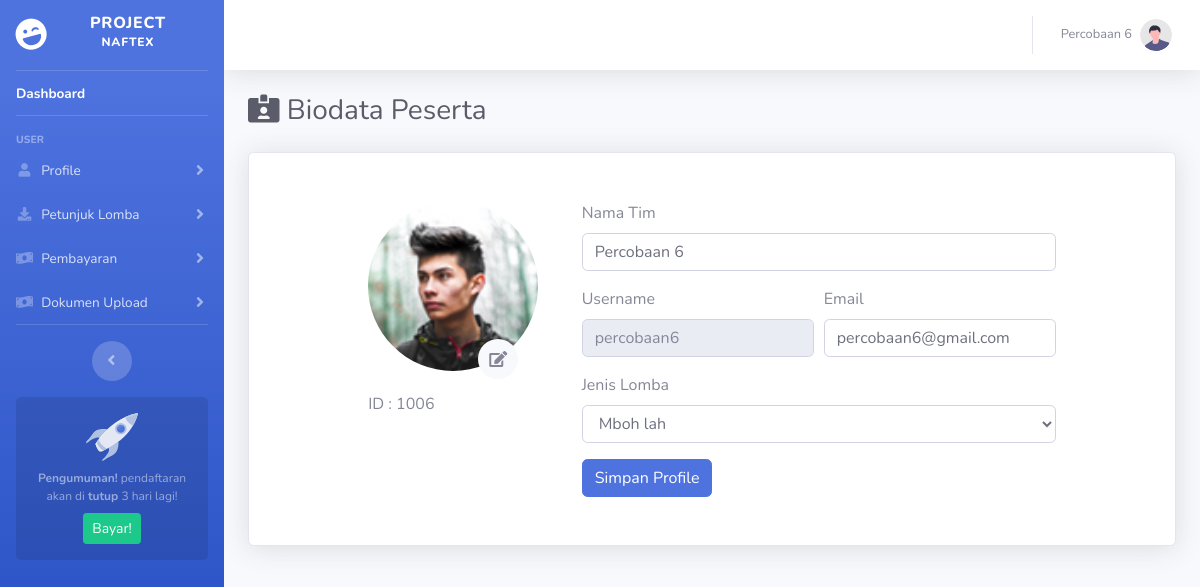
The page /dashboard/bioTim.php (signed in) on the database its author committed.
### tables this page shows
CREATE TABLE `user` (
  `id_user` int(11) NOT NULL,
  `username` varchar(50) NOT NULL,
  `password` varchar(50) NOT NULL,
  `nama` varchar(50) NOT NULL,
  `email` varchar(50) NOT NULL,
  `level` varchar(50) NOT NULL,
  `foto` varchar(50) NOT NULL,
  `id_lomba` int(11) NOT NULL
);

CREATE TABLE `data_lomba` (
  `id_lomba` int(11) NOT NULL,
  `nama` varchar(50) NOT NULL,
  `harga` varchar(50) NOT NULL,
  `deskripsi2` varchar(50) NOT NULL
);

CREATE TABLE `pembayaran_peserta` (
  `username` varchar(50) NOT NULL,
  `status_bayar` varchar(50) NOT NULL,
  `bukti_transfer` varchar(100) NOT NULL,
  `deskripsi2` varchar(50) NOT NULL
);

### dashboard/include/session.php (called while the page is built, shortened)
<?php
	if (isset($_SESSION['id_user'])) {
		$id_user = $_SESSION['id_user'];
		$query_n = mysqli_query($koneksi, "SELECT `nama` FROM `user` WHERE `id_user`='$id_user'");
	    while($data_n = mysqli_fetch_row($query_n)){
	      $nama = $data_n[0];
	    }
	}
?>

### dashboard/bioTim.php (the view, shortened to what this page needs)
<?php
    include('../koneksi/koneksi.php');
    include('include/session.php');
?>
<!DOCTYPE html>
<html lang="en">
<head>
    <?php include "include/head.php" ?>
</head>
<body id="page-top">
    <div id="wrapper">
        <?php include "include/sidebar.php" ?>
        <div id="content-wrapper" class="d-flex flex-column">
            <div id="content">
                <?php include "include/navbar.php" ?>
                <div class="container-fluid">
                    <h1 class="h3 mb-4 text-gray-800"><i class="fas fa-id-card-alt"></i> Biodata Peserta</h1>
                    <div class="container mt-2 card shadow p-5">
                        <div class="row justify-content-center">
                            <?php
                                $sql_d = "SELECT `nama`,`username`,`email`,`id_lomba`,`foto` FROM `user` WHERE `id_user`='$id_user'";
                                $query_d = mysqli_query($koneksi,$sql_d);
                                while ($data_d = mysqli_fetch_row($query_d)) {
                                    $nama       = $data_d[0];
                                    $username   = $data_d[1];
                                    $email      = $data_d[2];
                                    $id_lomba   = $data_d[3];
                                    $foto       = $data_d[4];
                                }
                            ?>
                            <div class="col-md-3">
                                <?php
                                    if (!empty($foto)) { ?>
                                        <img src="assets/img/foto/<?= $foto ?>" class="rounded-circle" alt="foto-profile" width="170px">
                                    <?php } else { ?>
                                        <img src="assets/img/undraw_profile.svg" alt="foto-profile" width="170px">
                                    <?php }
                                ?>
                                <a href="#" data-toggle="modal" data-target="#editFoto" class="btn btn-circle bg-light" style="margin: -50px 0 0 110px; position: relative; z-index: 1;"><i class="fas fa-edit "></i></a>
                                <h6 class="h6"> ID : <?= "100".$id_user ?></h6>
                            </div>
                            <div class="col-md-7">
                                <form method="post">
                                    <div class="form-group">
                                        <label for="nama">Nama Tim</label>
                                        <input type="text" name="nama" class="form-control" id="inputnama" value="<?= $nama ?>">
                                    </div>
                                    <div class="form-row">
                                        <div class="form-group col-md-6">
                                            <label for="username">Username</label>
                                            <input type="text" class="form-control" id="username" placeholder="<?= $username ?>" disabled>
                                        </div>
                                        <div class="form-group col-md-6">
                                            <label for="email">Email</label>
                                            <input type="text" name="email" class="form-control" id="email" value="<?= $email ?>">
                                        </div>
                                    </div>
                                    <div class="form-group">
                                        <?php
                                            $query_s = mysqli_query($koneksi,"SELECT `status_bayar` FROM `pembayaran_peserta` WHERE `username`='$username'");
                                            while ($data_s = mysqli_fetch_row($query_s)) {$status_bayar   = $data_s[0];}
                                        ?>
                                        <label for="id_lomba">Jenis Lomba</label>
                                        <select class="form-control" id="id_lomba" name="id_lomba" <?php if($status_bayar=="belum"){echo "disabled";} ?>>
                                            <?php
                                                $sql_l = "SELECT `id_lomba`,`nama` FROM `data_lomba` ORDER BY `nama`";
                                                $query_l = mysqli_query($koneksi,$sql_l);
                                                while ($data_l = mysqli_fetch_row($query_l)) {
                                                    $id_l   = $data_l[0];
                                                    $nama_l = $data_l[1];
                                                ?>
                                                <option value="<?= $id_l ?>" <?php if($id_l==$id_lomba){echo "selected";} ?>><?= $nama_l ?></option>
                                                <?php }
                                            ?>
                                        </select>
                                    </div>
                                    <button type="submit" name="submit" class="btn btn-primary">Simpan Profile</button>
                                </form>
                            </div>
                        </div>
                    </div>
                </div>
            </div>
        </div>
    </div>
</body>
</html>

### dashboard/include/navbar.php (shortened to what this page needs)
<nav class="navbar navbar-expand navbar-light bg-white topbar mb-4 static-top shadow">
    <ul class="navbar-nav ml-auto">
        <li class="nav-item dropdown no-arrow">
            <a class="nav-link dropdown-toggle" href="#" id="userDropdown" role="button" data-toggle="dropdown" aria-haspopup="true" aria-expanded="false">
                <span class="mr-2 d-none d-lg-inline text-gray-600 small"><?= $nama ?></span>
                <img class="img-profile rounded-circle" src="assets/img/undraw_profile.svg" />
            </a>
        </li>
    </ul>
</nav>

### dashboard/include/head.php (style rules this page uses)
.nav-item .nav-link { padding-top: 10px !important; padding-bottom: 10px !important }

### rows shown on the page
user: nama "Percobaan 6", foto (picture), username "percobaan6", email "percobaan6@gmail.com", id_lomba "Mboh lah"

### other values the page prints
$id_user "6"
